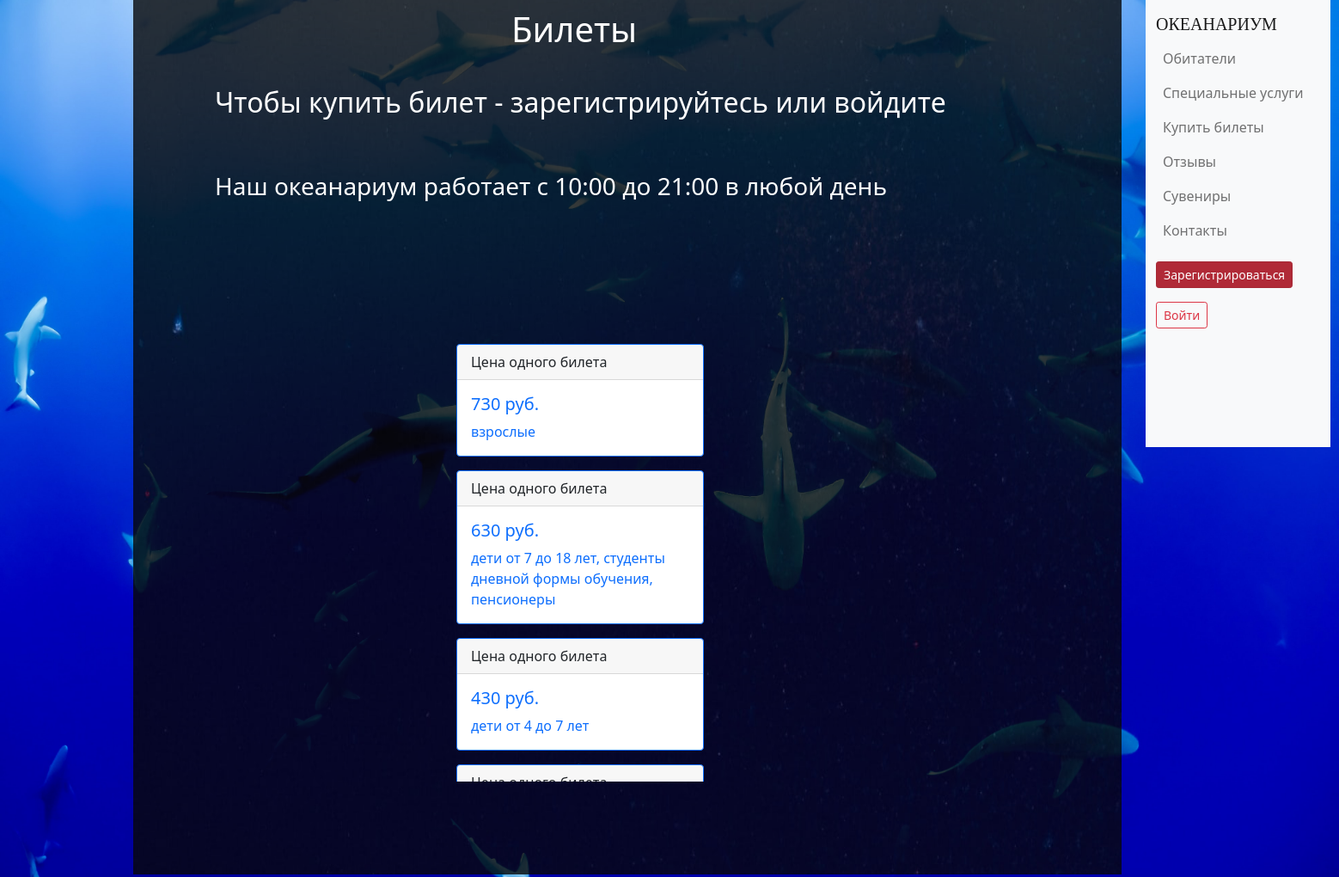
Page /tickets on the committed database.
### data/tickets.py (models this page shows)
class Tickets(SqlAlchemyBase, SerializerMixin):
    __tablename__ = 'tickets'
    id = sqlalchemy.Column(sqlalchemy.Integer,
                           primary_key=True, autoincrement=True)
    title = sqlalchemy.Column(sqlalchemy.String, nullable=True)
    content = sqlalchemy.Column(sqlalchemy.String, nullable=True)
    age = sqlalchemy.Column(sqlalchemy.String, nullable=True)
    price = sqlalchemy.Column(sqlalchemy.Integer, nullable=True)

### main.py (the view)
@app.route("/tickets")  # окно с билетами
def tickets():
    tic = url_for('static', filename='img/octopus_back.png')
    db_sess = db_session.create_session()
    tickets = db_sess.query(Tickets).all()
    return render_template("tickets.html", title='Билеты', tic=tic, tickets=tickets)

### data/db_session.py (called while the page is built)
def create_session() -> Session:
    global __factory
    return __factory()

### templates/tickets.html (shortened to what this page needs)
{% extends "base.html" %}
{% block content %}
<div class="kard">
</div>
<h1>Билеты</h1>
<h3>Наш океанариум работает с 10:00 до 21:00 в любой день</h3>
{% if current_user.is_authenticated %}
<div class="napis">
<a href="/buy_tickets" class="btn btn-danger">Купить билет</a>
</div>
{% else %}
<h2>Чтобы купить билет - зарегистрируйтесь или войдите</h2>
{% endif %}
{% for item in tickets%}
<div class="card border-primary mb-3" style="max-width: 18rem;">
  <div class="card-header">{{item.title}}
  </div>
  <div class="card-body text-primary">
    <h5 class="card-title">{{item.price}}</h5>
    <p class="card-text">{{item.age}} </p>
  </div>
</div>
{% endfor %}
{% endblock %}

### templates/tickets.html (style rules this page uses)
body { background-image: url('static/img/jakob-owens-dO8qMqWimo8-unsplash.jpg'); background-size: cover; }
h1 { position: absolute; top: 10px; left: 595px; font-style: normal; font-weight: normal; color: #FFFFFF; }
.kard { position: fixed; top: 0px; left: 155px; opacity: 0.8; }
.card { top: 400px; left: 400px; }
h2 { position: absolute; top: 100px; left: 250px; font-style: normal; font-weight: normal; color: #FFFFFF; }
h3 { position: absolute; top: 200px; left: 250px; font-style: normal; font-weight: normal; color: #FFFFFF; }

### rows in the picture
Tickets: title "Цена одного билета", price "730 руб.", age "взрослые"
Tickets: title "Цена одного билета", price "630 руб.", age "дети от 7 до 18 лет, студенты дневной формы обучения, пенсионеры"
Tickets: title "Цена одного билета", price "430 руб.", age "дети от 4 до 7 лет"
Tickets: title "Цена одного билета", age "дети до 4 лет"
